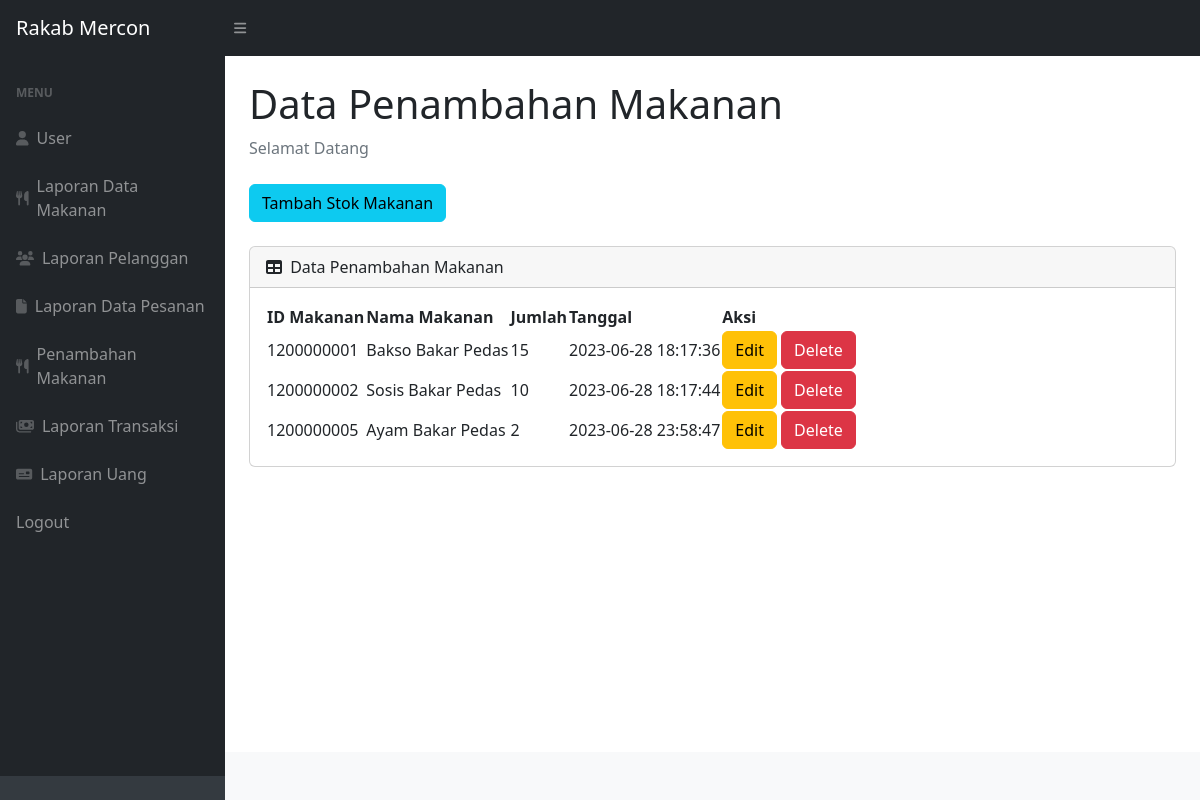
/masuk.php (signed in), run on the app's committed database.
### tables this page shows
CREATE TABLE `masuk` (
  `idmasuk` int(11) NOT NULL,
  `idmakanan` int(11) NOT NULL,
  `qty` int(11) NOT NULL,
  `tanggalmasuk` timestamp NOT NULL DEFAULT current_timestamp()
);

CREATE TABLE `datamakanan` (
  `idmakanan` int(11) NOT NULL,
  `namamakanan` varchar(20) NOT NULL,
  `harga` int(11) NOT NULL,
  `stok` int(11) NOT NULL
);

### masuk.php (the view, shortened to what this page needs)
<?php
require 'ceklogin.php';
?>
<!DOCTYPE html>
<html lang="en">
    <head>
        <link href="https://cdn.jsdelivr.net/npm/simple-datatables@7.1.2/dist/style.min.css" rel="stylesheet" />
        <link href="css/styles.css" rel="stylesheet" />
    </head>
    <body class="sb-nav-fixed">
        <nav class="sb-topnav navbar navbar-expand navbar-dark bg-dark">
            <a class="navbar-brand ps-3" href="index.php">Rakab Mercon</a>
            <button class="btn btn-link btn-sm order-1 order-lg-0 me-4 me-lg-0" id="sidebarToggle" href="#!"><i class="fas fa-bars"></i></button>
        </nav>
        <div id="layoutSidenav">
            <div id="layoutSidenav_nav">
                <nav class="sb-sidenav accordion sb-sidenav-dark" id="sidenavAccordion">
                    <div class="sb-sidenav-menu">
                        <div class="nav">
                            <div class="sb-sidenav-menu-heading">Menu</div>
                            <a class="nav-link" href="index.php">
                                <div class="sb-nav-link-icon"><i class="fa-solid fa-user"></i></div>
                                User
                            </a>
                            <a class="nav-link" href="datamakanan.php">
                                <div class="sb-nav-link-icon"><i class="fa-solid fa-utensils"></i></div>
                                Laporan Data Makanan
                            </a>
                            <a class="nav-link" href="pelanggan.php">
                                <div class="sb-nav-link-icon"><i class="fa-solid fa-users"></i></div>
                                Laporan Pelanggan
                            </a>
                            <a class="nav-link" href="pesanan.php">
                                <div class="sb-nav-link-icon"><i class="fa-solid fa-file"></i></div>
                                Laporan Data Pesanan
                            </a>
                                <a class="nav-link" href="masuk.php">
                                <div class="sb-nav-link-icon"><i class="fa-solid fa-utensils"></i></div>
                                Penambahan Makanan
                            </a>
                            <a class="nav-link" href="transaksi.php">
                                <div class="sb-nav-link-icon"><i class="fa-solid fa-money-bills"></i></div>
                                Laporan Transaksi
                            </a>
                            <a class="nav-link" href="uang.php">
                                <div class="sb-nav-link-icon"><i class="fa-solid fa-money-check"></i></div>
                                Laporan Uang
                            </a>
                            <a class="nav-link" href="logout.php">
                                Logout
                            </a>
                        </div>
                    </div>
                    <div class="sb-sidenav-footer">
                    </div>
                </nav>
            </div>
            <div id="layoutSidenav_content">
                <main>
                    <div class="container-fluid px-4">
                        <h1 class="mt-4">Data Penambahan Makanan</h1>
                        <ol class="breadcrumb mb-4">
                            <li class="breadcrumb-item active">Selamat Datang</li>
                        </ol>
                        <button type="button" class="btn btn-info mb-4" data-bs-toggle="modal" data-bs-target="#myModal">
                                  Tambah Stok Makanan
                                </button>
                        <div class="card mb-4">
                            <div class="card-header">
                                <i class="fas fa-table me-1"></i>
                                Data Penambahan Makanan
                            </div>
                            <div class="card-body">
                                <table id="datatablesSimple">
                                    <thead>
                                        <tr>
                                            <th>ID Makanan</th>
                                            <th>Nama Makanan</th>
                                            <th>Jumlah</th>
                                            <th>Tanggal</th>
                                            <th>Aksi</th>
                                    </thead>
                                    <tbody>
                                    <?php
                                    $get = mysqli_query($c, "select * from masuk m, datamakanan p where m.idmakanan=p.idmakanan");
                                    while($p=mysqli_fetch_array($get)){
                                    $idmakanan = $p['idmakanan'];
                                    $namamakanan = $p['namamakanan'];
                                    $qty = $p['qty'];
                                    $idmasuk = $p['idmasuk'];
                                    $tanggalmasuk = $p['tanggalmasuk'];
                                    ?>
                                        <tr>
                                            <td><?=$idmakanan;?></td>
                                            <td><?=$namamakanan;?></td>
                                            <td><?=$qty;?></td>
                                            <td><?=$tanggalmasuk;?></td>
                                            <td>
                                                <button type="button" class="btn btn-warning" data-bs-toggle="modal" data-bs-target="#edit<?=$idmasuk;?>">
                                                    Edit
                                                </button>
                                                <button type="button" class="btn btn-danger" data-bs-toggle="modal" data-bs-target="#delete<?=$idmasuk;?>">
                                                    Delete
                                                </button>
                                            </td>
                                        </tr>
                                    <?php
                                    };
                                    ?>
                                    </tbody>
                                </table>
                            </div>
                        </div>
                    </div>
                </main>
                <footer class="py-4 bg-light mt-auto">
                </footer>
            </div>
        </div>
    </body>
</html>

### data on the page
masuk: idmakanan.idmakanan "1200000001", idmakanan.namamakanan "Bakso Bakar Pedas", qty "15", tanggalmasuk "2023-06-28 18:17:36"
masuk: idmakanan.idmakanan "1200000002", idmakanan.namamakanan "Sosis Bakar Pedas", qty "10", tanggalmasuk "2023-06-28 18:17:44"
masuk: idmakanan.idmakanan "1200000005", idmakanan.namamakanan "Ayam Bakar Pedas", qty "2", tanggalmasuk "2023-06-28 23:58:47"
